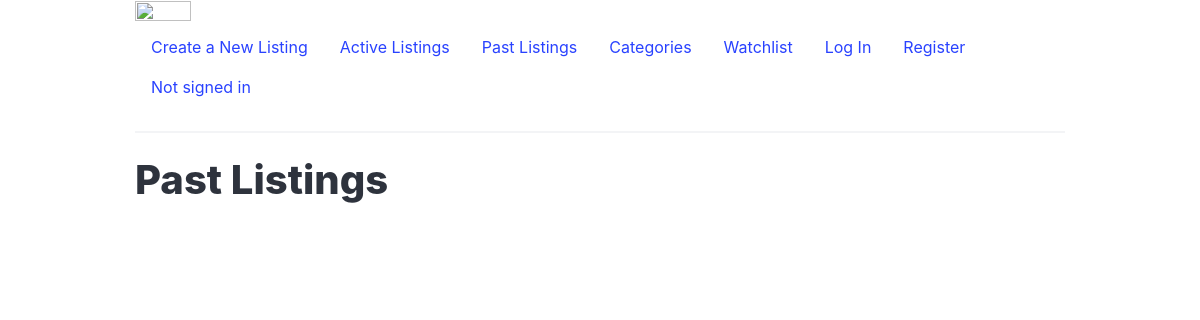
The app's page /past/, older data.
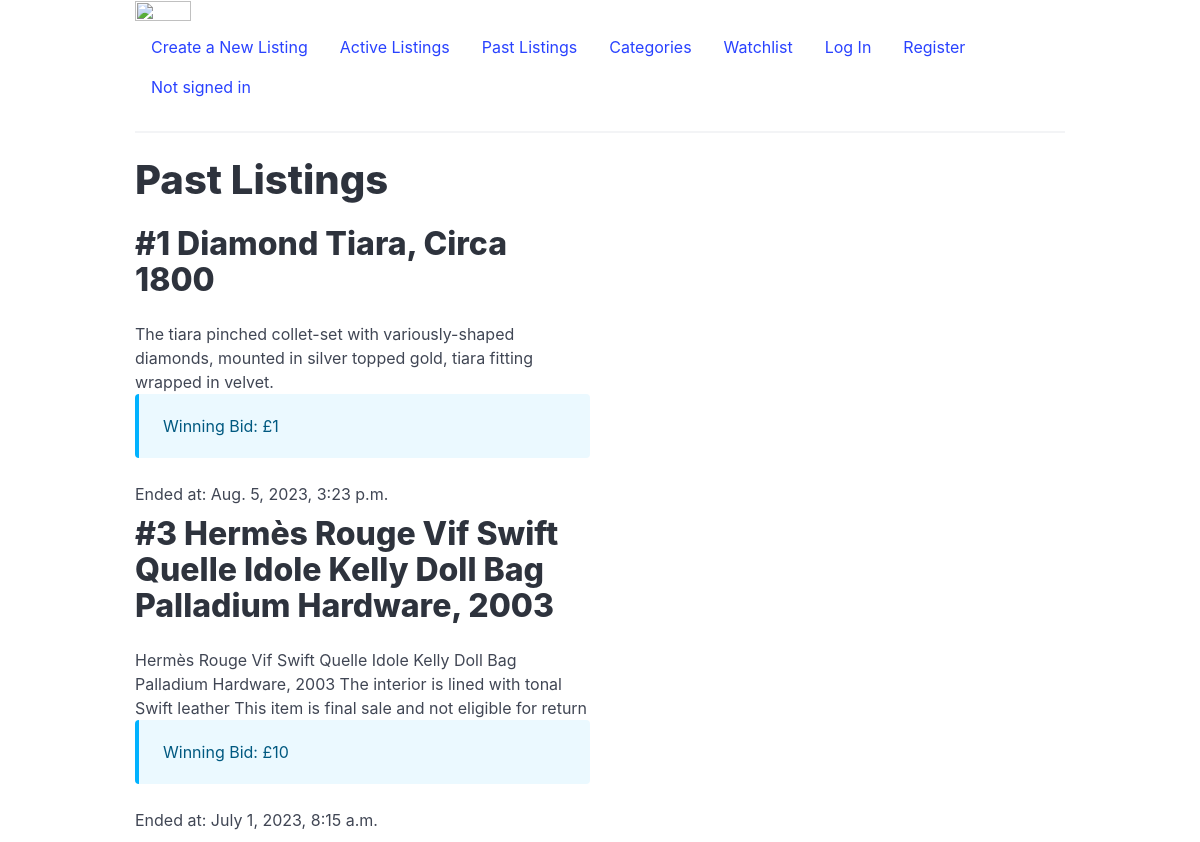
The same page, newer data.
### auctions/models.py (models this page shows, shortened)
class Listing(models.Model):
    item = models.ForeignKey(Items, on_delete=models.CASCADE)
    date_created = models.DateTimeField(auto_now_add=True)
    date_end = models.DateTimeField(default=datetime(2023, 12, 31, 0, 0, 0))
    highestbid = models.PositiveBigIntegerField(default=1)

class Items(models.Model):
    title = models.CharField(max_length=200)
    desc = models.CharField(max_length=500)
    floor_price = models.DecimalField(max_digits=10, decimal_places=2)
    photo_url = models.URLField(default='https://images.unsplash.com/photo-1626846116799-ad61f874f99d?ixlib=rb-4.0.3&ixid=M3wxMjA3fDB8MHxwaG90by1wYWdlfHx8fGVufDB8fHx8fA%3D%3D&auto=format&fit=crop&w=2940&q=80')
    category = models.ForeignKey(Category, on_delete=models.CASCADE)
    owner_id = models.ForeignKey(User, on_delete=models.CASCADE, default="1")

### auctions/views.py (the view)
# urls.py: path("past/", views.past, name="past"),
def past(request):
    username = request.session.get('username')
    inactive_listings = Listing.objects.filter(date_end__lt=timezone.now())
    context = {
        "inactive_listings": inactive_listings
    }
    return render(request, "auctions/past.html", context)

### auctions/templates/auctions/past.html (shortened to what this page needs)
{% extends "auctions/layout.html" %}
{% block body %}
<link rel="stylesheet" href="https://cdn.jsdelivr.net/npm/bulma@latest/css/bulma.min.css">
    <div class="is-four-fifths">
    <h2 class="title is-2">Past Listings</h2>
    {% for listing in inactive_listings %}
        <div class="listing">
            <div class="listing-info">
                <h3 class="title is-3">#{{ listing.id }} {{ listing.item.title }}</h3>
                <p>{{ listing.item.desc }}</p>
                <article class="message is-info">
                  <div class="message-body">
                    <p>Winning Bid: £{{ listing.highestbid }}
                    </div>
                </article>
                <p>Ended at: {{ listing.date_end }}</p>
            </div>
            <div class="listing-image">
            </div>
        </div>
    {% endfor %}
    {% endblock %}

Row changes from the older to the newer data that the page shows:
now on this page (row edited): Listing: id "1", item "Diamond Tiara, Circa 1800", item.desc "The tiara pinched collet-set with variously-shaped diamonds, mounted in silver topped gold, tiara fitting wrapped in velvet.", highestbid "1", date_end "Aug. 5, 2023, 3:23 p.m."
now on this page (row edited): Listing: id "3", item "Hermès Rouge Vif Swift Quelle Idole Kelly Doll Bag Palladium Hardware, 2003", item.desc "Hermès Rouge Vif Swift Quelle Idole Kelly Doll Bag Palladium Hardware, 2003 The interior is lined with tonal Swift leather This item is final sale and not eligible for return", highestbid "10", date_end "July 1, 2023, 8:15 a.m."
